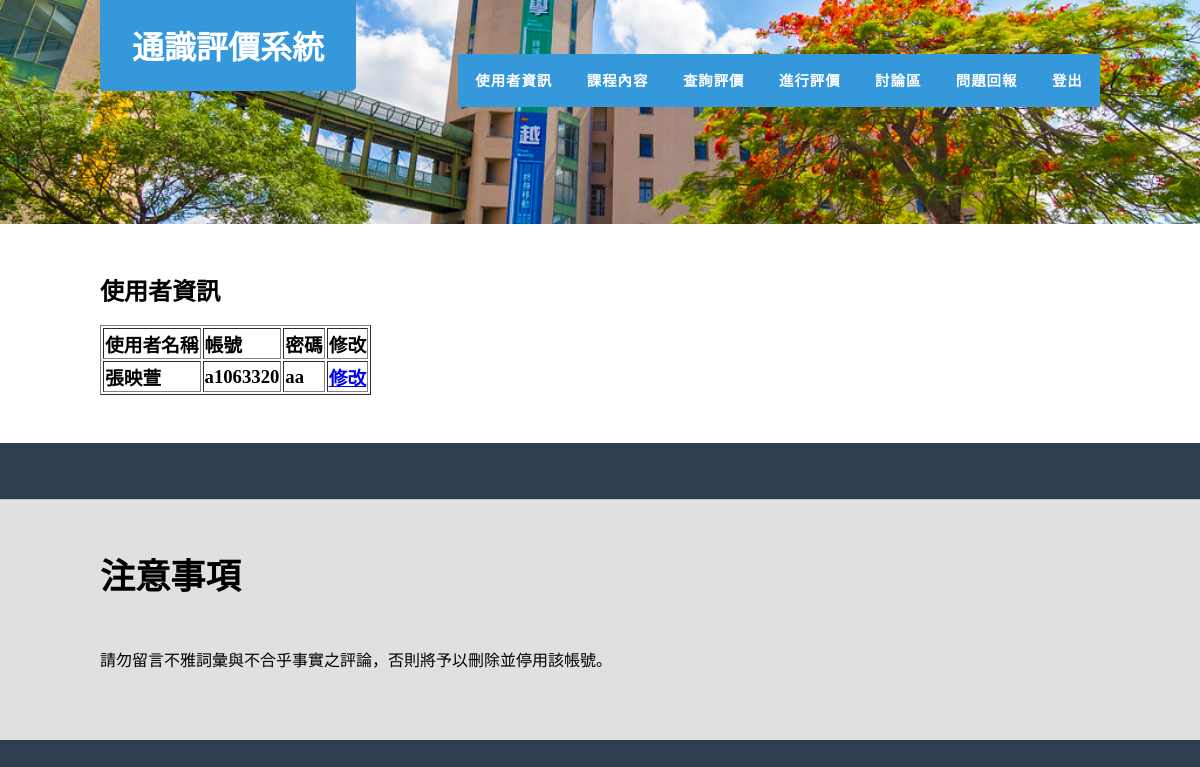
The app's page /php/user.php (signed in) with its own data.
### tables this page shows
CREATE TABLE `student` (
  `NO` int(100) NOT NULL,
  `username` varchar(20) NOT NULL,
  `id` varchar(15) NOT NULL,
  `password` varchar(15) NOT NULL,
  `email` varchar(50) NOT NULL
);

### php/user.php (the view, shortened to what this page needs)
<!DOCTYPE html >
<head>
<link href="all_1.css" rel="stylesheet" type="text/css" media="all" />
<link href="fonts.css" rel="stylesheet" type="text/css" media="all" />
</head>
<span style="font-family:Microsoft JhengHei;">
<body>
<div id="header-wrapper">
	<div id="header" class="container">
		<div id="logo">
			<h1><a href="success.php">通識評價系統</a></h1>
		</div>
		<div id="menu">
			<ul>
			<li class="active"><a href="user.php" accesskey="1" title="使用者資訊">使用者資訊</a></li>
				<li><a href="choose.php" accesskey="2" title="課程內容">課程內容</a></li>
				<li><a href="lassess.php" accesskey="3" title="查詢評價">查詢評價</a></li>
				<li><a href="dassess.php" accesskey="4" title="進行評價">進行評價</a></li>
				<li><a href="comment.php" accesskey="5" title="討論區">討論區</a></li>
				<li><a href="problem.php" accesskey="6" title="問題回報">問題回報</a></li>
				<li><a href="logout.php" accesskey="7" title="登出">登出</a></li>
			</ul>
		</div>
	</div>
</div>
<div id="wrapper">
	<div id="staff" class="container">
	<?php
	$NO=$_SESSION["NO"];
	$link=mysqli_connect('localhost','root','r43725','project');
	$sql="select * from student where NO=$NO";
	echo "<h2>使用者資訊</h2></br>";
	echo "<table border='1'>";
	echo "<td>"."<h3>使用者名稱</h3>"."</td><td>"."<h3>帳號</h3>"."</td><td>"."<h3>密碼</h3>"."</td><td>"."<h3>修改</h3>"."</td>";
	if($result=mysqli_query($link,$sql)){
		while($row=mysqli_fetch_assoc($result)){
			echo "<tr>";
			echo "<td><h3>".$row["username"]."</h3></td><td><h3>".$row["id"]."</h3></td><td><h3>".$row["password"]."</h3></td><td><h3>"."<a href='update.php?NO=".$row['NO']."'>修改</a>"."</h3></td>";
			echo "</tr>";
		}
	}
	echo "</table>";
	?>
	</div>
</div>
	<div id="page" class="container">
		</div>
<div id="welcome-wrapper">
	<div id="welcome" class="container">
		<div class="title">
			<h2>注意事項</h2>
		</div>
		<p>請勿留言不雅詞彙與不合乎事實之評論</strong>，否則將予以刪除並停用該帳號。
</span>
</body>
</html>

### php/all_1.css (style rules this page uses)
html, body { height: 100%; }
body { margin: 0px; padding: 0px; background: #2C3E50; font-family: 'Source Sans Pro', sans-serif; font-size: 12pt; font-weight: 300; color: #000000; }
h1, h2, h3 { margin: 0; padding: 0; }
p, ol, ul { margin-top: 0; }
ol, ul { padding: 0; list-style: none; }
p { line-height: 180%; }
.container { overflow: hidden; margin: 0em auto; width: 1000px; }
.box1, .box2, .box3, { float: left; margin-right: 20px; }
#wrapper { background: #FFF; }
#header-wrapper { background: url(images/sch.jpg) no-repeat center; background-size: cover; }
#header { position: relative; padding: 7em 0em; }
#logo h1 { position: absolute; top: 0; left: 0; padding: 0.7em 1em; background: #3498DB; border-radius: 0px 0px 5px 5px; }
#logo a { text-decoration: none; color: #FFF; }
#menu { position: absolute; top: 3.35em; right: 0; }
#menu ul { display: inline-block; padding: 1em 0em; background: #3498DB; border-radius: px; }
#menu li { display: block; float: left; text-align: center; }
#menu li a, #menu li span { padding: 1em 1.2em; letter-spacing: 1px; text-decoration: none; text-transform: uppercase; font-size: 0.90em; font-weight: 600; color: #FFF; }
#page { padding-bottom: 3.5em; }
.title { margin-bottom: 3em; text-transform: uppercase; }
.title h2 { font-size: 2.2em; font-weight: 700; }
#staff { padding: 3em 1.5em; }
#welcome-wrapper { background: #E0E0E0; border-top: 1px solid rgba(0,0,0,.1); }
#welcome { padding: 3em 0em 3em 0em; }

### records on screen
student: username "張映萱", id "a1063320", password "aa"
